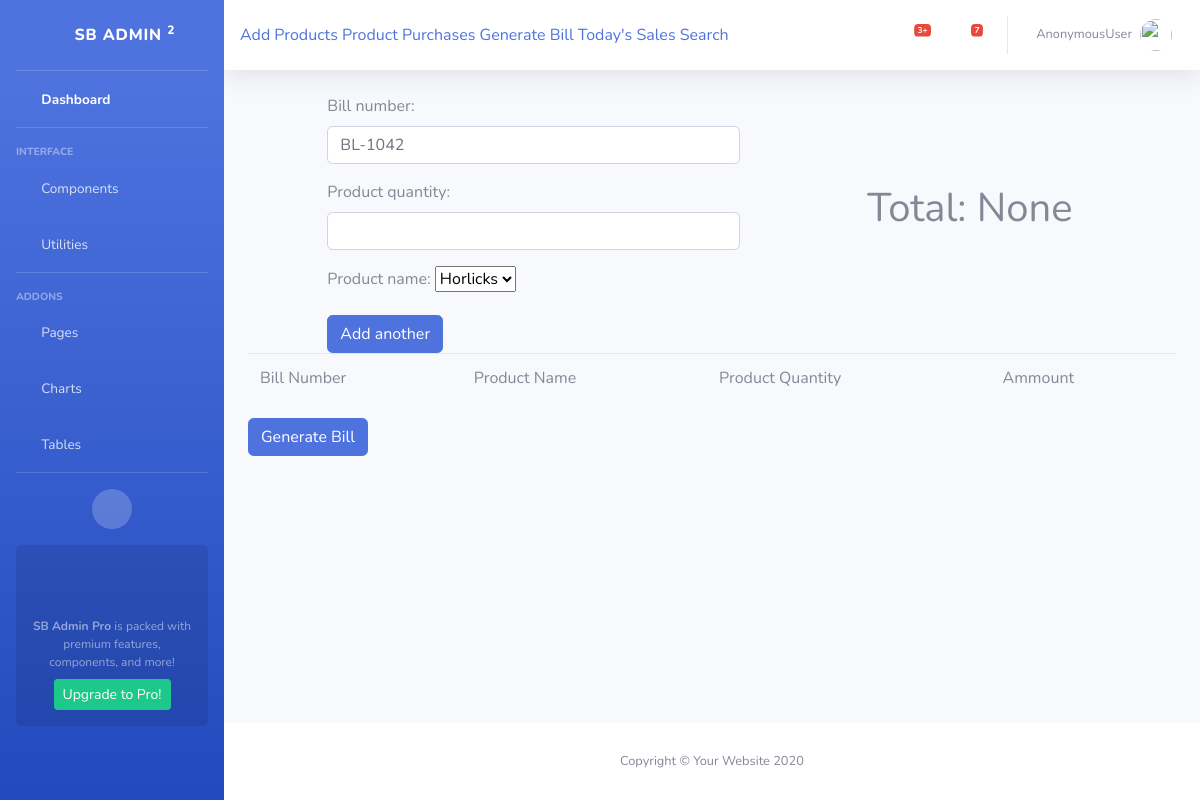
/billing/orderlinecreate/BL-1042, run on an earlier commit of the app's database.
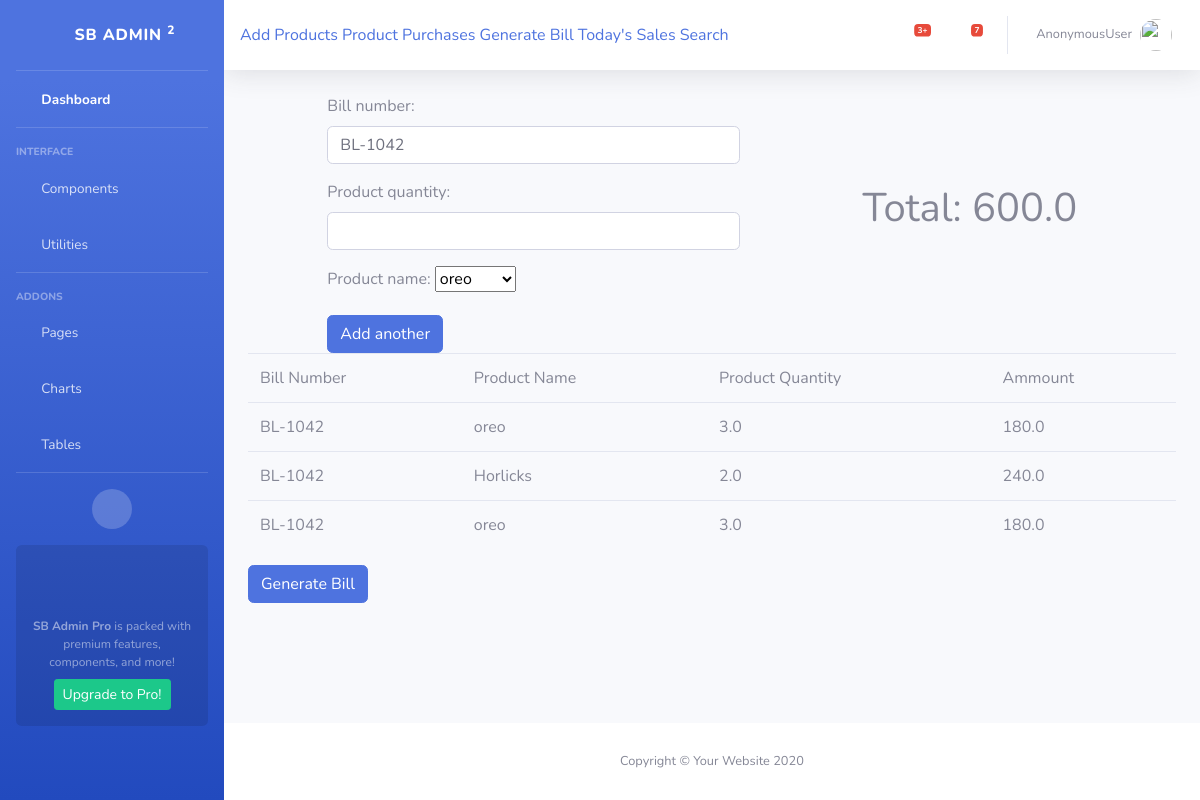
And on a later commit of the database.
### app_billing/models.py (models this page shows, shortened)
class OrderLine(models.Model):
    bill_number = models.ForeignKey(Order, on_delete=models.CASCADE)
    product_name = models.ForeignKey(Items, on_delete=models.CASCADE)
    product_qty = models.FloatField()
    amount= models.FloatField()

class Order(models.Model):
    billnumber = models.CharField(max_length=12, unique=True)
    bill_date = models.DateField(auto_now=True)
    customer_name = models.CharField(max_length=60)
    phone_number = models.CharField(max_length=12)
    bill_total = models.IntegerField(default=0)
    def __str__(self):
        return str(self.billnumber)

class Items(models.Model):
    item_name = models.CharField(max_length=120)
    def __str__(self):
        return self.item_name

### app_billing/views.py (the view, shortened to what this page needs)
# urls.py: path('orderlinecreate/<str:billnumber>', OrderLineCreate.as_view(), name='orderlinecreate'),
class OrderLineCreate(TemplateView):
    model = OrderLine
    form_class = OrderLineCreateForm
    template_name = 'app_billing/orderline_create.html'
    def get(self, request, *args, **kwargs):
        billnum = kwargs.get("billnumber")
        form = self.form_class(initial={"bill_number":billnum})
        self.context = {
            "form": form,
            "items": self.model.objects.filter(bill_number__billnumber=billnum),
            "billnum":billnum,
        }
        total = OrderLine.objects.filter(bill_number__billnumber=billnum).aggregate(Sum('amount'))
        self.context["total"]=total["amount__sum"]
        return render(request, self.template_name, self.context)

### app_billing/forms.py
class OrderLineCreateForm(forms.Form):
    bill_number = forms.CharField(widget=forms.TextInput(attrs={'class': 'form-control'}))
    product_quantity = forms.IntegerField(widget=forms.TextInput(attrs={'class': 'form-control'}))
    product_name = Purchase.objects.all().values_list('items__item_name')
    result = [(tp[0], tp[0] )for tp in product_name]
    product_name = forms.ChoiceField(choices=result)

### app_billing/templates/app_billing/orderline_create.html (shortened to what this page needs)
{% extends 'app_billing/admin_base.html' %}
{% block body_block %}
<div class="row">
    <div class="col-lg-1 col-sm-1"></div>
    <div class="col">
                <form method="post">
                    {{form.as_p}}
                    <input type="submit" class="btn btn-primary" value="Add another">
                </form>
    </div>
    <div class="col" style="text-align: center;margin-top:90px">
                <h1>Total: {{total}}</h1>
    </div>
</div>
    <table class="table">
        <tr>
            <td>Bill Number</td>
             <td>Product Name</td>
             <td>Product Quantity</td>
             <td>Ammount</td>
        </tr>
         {% for item in items %}
        <tr>
            <td>{{ item.bill_number }}</td>
             <td>{{ item.product_name }}</td>
             <td>{{ item.product_qty }}</td>
             <td>{{ item.amount }}</td>
        </tr>
        {% endfor %}
    </table>
    <a href="{% url 'generatebill' billnum %}" class="btn btn-primary" >Generate Bill</a>
{% endblock %}

What changed in the data, as far as the page shows it:
added OrderLine: bill_number "BL-1042", product_name "oreo", product_qty "3.0", amount "180.0"
added OrderLine: bill_number "BL-1042", product_name "Horlicks", product_qty "2.0", amount "240.0"
added OrderLine: bill_number "BL-1042", product_name "oreo", product_qty "3.0", amount "180.0"
Also different on the page:
form field product_name: "Horlicks" → "oreo"
{{ total }}: "None" → "600.0"
